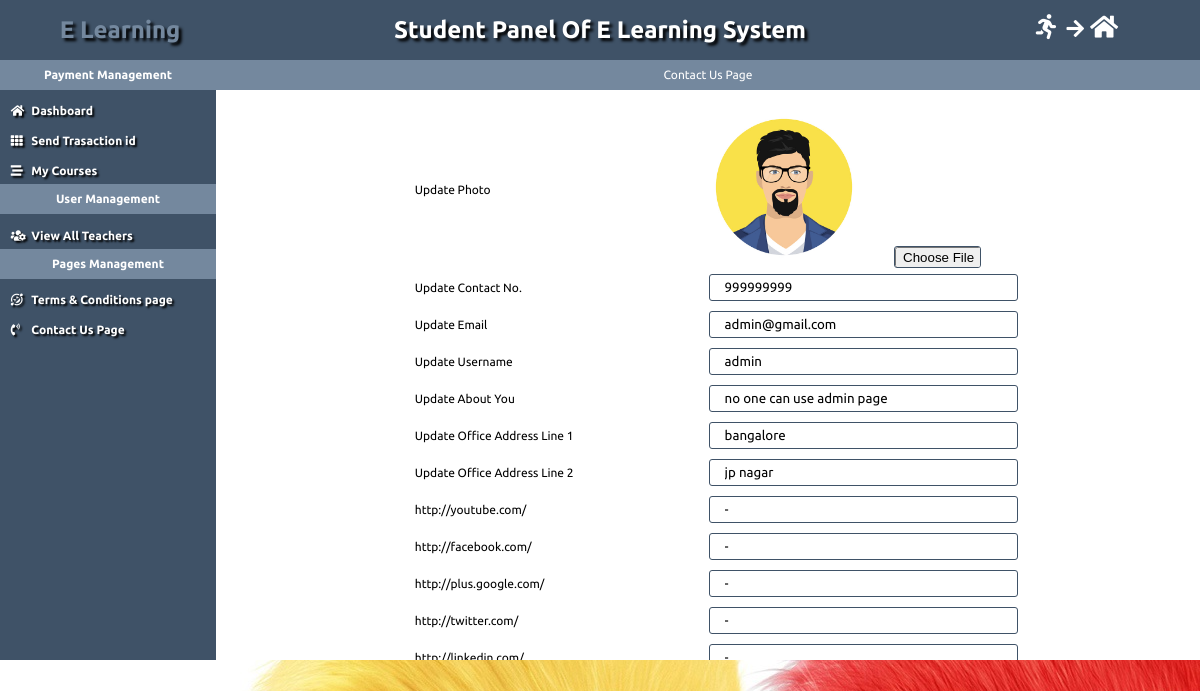
Page /student/admin/index.php?contact (signed in) on the committed database.
### tables this page shows
CREATE TABLE `contact` (
  `con_id` int(10) NOT NULL,
  `email` varchar(100) NOT NULL,
  `actkey` int(11) NOT NULL,
  `add1` varchar(100) NOT NULL,
  `add2` varchar(100) NOT NULL,
  `yt` varchar(100) NOT NULL,
  `fb` varchar(100) NOT NULL,
  `gp` varchar(100) NOT NULL,
  `tw` varchar(100) NOT NULL,
  `link` varchar(100) NOT NULL,
  `phn` varchar(100) NOT NULL,
  `role` varchar(10) NOT NULL,
  `password` varchar(20) NOT NULL,
  `photo` varchar(100) NOT NULL,
  `username` varchar(10) NOT NULL,
  `about` varchar(50) NOT NULL
);

### student/admin/inc/function.php (the view, shortened to what this page needs)
<?php
	function contact()
	{
		include("inc/db.php");
		$contact=$con->prepare("select * from contact where con_id='".$_SESSION['user']['con_id']."'");
		$contact->setFetchMode(PDO:: FETCH_ASSOC);
		$contact->execute();
		$row=$contact->fetch();
		echo"
		<form method='post' enctype='multipart/form-data'>
				<table>
					";?>
					<tr>
						<td>Update Photo</td>
						<td><img src='../../imgs/userdp/<?php echo"".$row['photo']."";?>' id='blah' title="below select and change the image"><input type='file' name="pro_img1" onchange='readURL(this);' style="width:85px;padding-left:0px;height:20px;padding-top:-10%;margin-left:12%;" /></td>
					</tr>
					<?php echo"<tr>
						<td>Update Contact No.</td>
						<td><input type='tel' name='phn' value='".$row['phn']."'></td>
					</tr>
					<tr>
						<td>Update Email</td>
						<td><input type='email' name='email' value='".$row['email']."'></td>
					</tr>
						<tr>
						<td>Update Username</td>
						<td><input type='text' name='uname' value='".$row['username']."'></td>
					</tr>
					<tr>
						<td>Update About You</td>
						<td><input type='text' name='about' value='".$row['about']."'></td>
					</tr>
					<tr>
						<td>Update Office Address Line 1</td>
						<td><input type='text' name='add1' value='".$row['add1']."'></td>
					</tr>
					<tr>
						<td>Update Office Address Line 2</td>
						<td><input type='text' name='add2' value='".$row['add2']."'></td>
					</tr>
					<tr>
						<td>http://youtube.com/</td>
						<td><input type='text' name='yt' value='".$row['yt']."'></td>
					</tr>
					<tr>
						<td>http://facebook.com/</td>
						<td><input type='text' name='fb' value='".$row['fb']."'></td>
					</tr>
					<tr>
						<td>http://plus.google.com/</td>
						<td><input type='text' name='gp' value='".$row['gp']."'></td>
					</tr>
					<tr>
						<td>http://twitter.com/</td>
						<td><input type='text' name='tw' value='".$row['tw']."'></td>
					</tr>
					<tr>
						<td>http://linkedin.com/</td>
						<td><input type='text' name='ln' value='".$row['link']."'></td>
					</tr>
				</table>
					<center><button name='update_contact'>Update Information</button></center>
			</form>
		";
	}
?>

### student/admin/css/style.css (style rules this page uses)
* { margin:0;padding:0;font-family: 'Ubuntu', sans-serif; }
#con form img { width:150px;height:150px;border-radius:100px; }
#con form table { width:70%;padding:5%;box-sizing:border-box;margin:auto;padding-top:0%; }
#con form table tr td { width:50%;height:35px;font-size:12px; }
#con form table tr td input { border-radius:3px;border:1px solid #3f5267;padding-left:5%;width:100%;height:25px;outline:none; }

### rows in the picture
contact: photo (placeholder picture), phn "999999999", email "admin@gmail.com", uname "admin", about "no one can use admin page", add1 "bangalore", add2 "jp nagar", yt "-", fb "-", gp "-", tw "-", ln "-"
